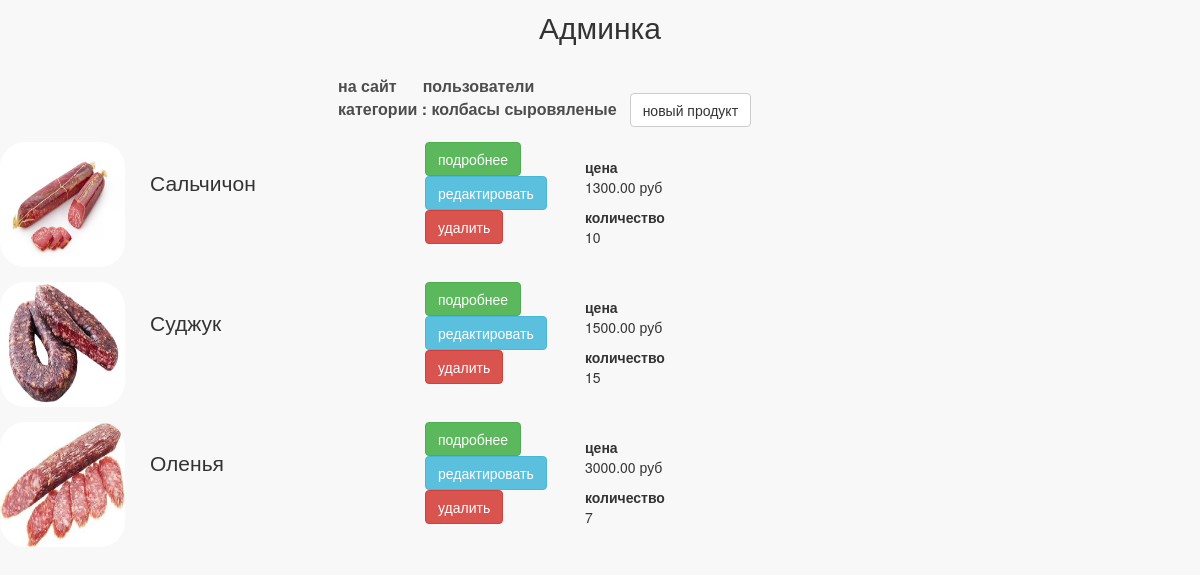
Screenshot of /my/admin/category/1/products/ (signed in) with the database file from the repository.
### mainapp/models.py (models this page shows, shortened)
class ProductCategory(models.Model):
    name = models.CharField(verbose_name='имя', max_length=128)
    description = models.TextField(verbose_name='описание', blank=True)
    is_active = models.BooleanField(default=True)

class Product(models.Model):
    category = models.ForeignKey(ProductCategory, on_delete=models.CASCADE, verbose_name='категория продукта')
    name = models.CharField(verbose_name='имя продукта', max_length=128)
    image = models.ImageField(upload_to='products_images', blank=True)
    short_desc = models.CharField(verbose_name='краткое описание продукта', max_length=64, blank=True)
    description = models.TextField(verbose_name='описание продукта', blank=True)
    price = models.DecimalField(verbose_name='цена продукта', max_digits=8, decimal_places=2, default=0)
    quantity = models.IntegerField(verbose_name='количество на складе', default=0)
    is_active = models.BooleanField(default=True)

### adminapp/views.py (the view)
# urls.py: path('category/<int:category_pk>/products/', adminapp.category_products, name='category_products'),
@user_passes_test(lambda x: x.is_superuser)
def category_products(request, category_pk):
    category = get_object_or_404(ProductCategory, pk=category_pk)
    object_list = category.product_set.all()
    context = {
        'page_title': f'категория {category.name}/продукты',
        'category': category,
        'object_list': object_list
    }
    return render(request, 'adminapp/category_products_list.html', context)

### mainapp/context_processors.py (called while the page is built)
def catalog_menu(request):
    return {'catalog_menu': ProductCategory.objects.filter(is_active=True)}

### adminapp/templates/adminapp/category_products_list.html (shortened to what this page needs)
{% extends 'adminapp/common.html' %}
{% load static %}
{% block content %}
    <div class="products_list">
        <a class="new_product btn btn-default"
           href={% url 'my_admin:product_create' category_pk=category.pk %}>новый продукт</a>
        {% for object in object_list %}
            <div class="product_record {% if not object.is_active %}not_active{% endif %}">
                <img src="/media/{{ object.image|default:'products_images/default.jpg' }}" alt="{{ object.name }}">
                <div class="product_name">
                    {{ object.name|title }}
                </div>
                <div class="product_actions">
                    <a href="{% url 'my_admin:product_read' object.pk %}"
                       class="btn btn-success">подробнее</a>
                    <a href="{% url 'my_admin:product_update' object.pk %}"
                       class="btn btn-info">редактировать</a>
                    <a href="{% url 'my_admin:product_delete' object.pk %}"
                       class="btn btn-danger">удалить</a>
                </div>
                <div class="summary">
                    <b>цена</b>
                    <p>{{ object.price }} руб</p>
                    <b>количество</b>
                    <p>{{ object.quantity }}</p>
                </div>
            </div>
        {% endfor %}
    </div>
{% endblock %}

### adminapp/templates/adminapp/includes/inc__admin_menu.html
<ul class="menu">
    <li>
        <a href="{% url 'main:index' %}">на сайт</a>
    </li>
    <li>
        <a href="{% url 'my_admin:index' %}">пользователи</a>
    </li>
    <li>
        <a href="{% url 'my_admin:categories_read' %}">
            категории
            {% if category %}
                : {{ category.name }}
            {% endif %}
        </a>
    </li>
</ul>

### static/css/style.css (style rules this page uses)
* { margin: 0; padding: 0; }
body { background-color: #f8f8f8; }
.menu { padding-top: 22px; padding-right: 25px; float: right; list-style-type: none; }
.menu li { float: left; }
.menu li a { color: #4d4d4d; font-size: 16px; font-weight: 600; text-decoration: none; text-align: right; padding: 10px 13px; }
.admin_menu ul.menu { display: block; float: none; width: 550px; height: 50px; margin: auto; color: #555; }
.product_record { height: 125px; margin: 15px auto; position: relative; }
.product_record .product_name { display: block; float: left; margin-top: 25px; margin-left: 25px; width: 250px; font-size: 150%; }
.product_record .product_actions { display: block; float: left; margin-top: 0; margin-left: 25px; width: 135px; }
.product_record .summary { display: block; float: left; margin-top: 15px; margin-left: 25px; width: 100px; }
.product_record img { display: block; float: left; height: 125px; width: 125px; border-radius: 25px; }

### rows the page displays
ProductCategory: name "колбасы сыровяленые"
Product: image (picture), name "Сальчичон", price "1300.00", quantity "10"
Product: image (picture), name "Суджук", price "1500.00", quantity "15"
Product: image (picture), name "Оленья", price "3000.00", quantity "7"
